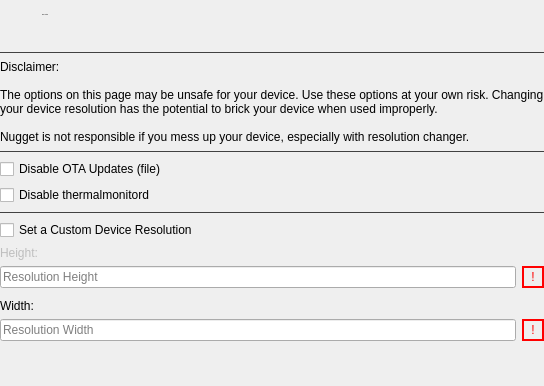
            <widget class="QWidget" name="advancedOptionsPage">
             <layout class="QVBoxLayout" name="verticalLayout_14">
              <property name="leftMargin">
               <number>0</number>
              </property>
              <property name="topMargin">
               <number>0</number>
              </property>
              <property name="rightMargin">
               <number>0</number>
              </property>
              <property name="bottomMargin">
               <number>0</number>
              </property>
              <item>
               <widget class="QWidget" name="horizontalWidget_5" native="true">
                <layout class="QHBoxLayout" name="horizontalLayout_20">
                 <property name="spacing">
                  <number>10</number>
                 </property>
                 <property name="leftMargin">
                  <number>0</number>
                 </property>
                 <property name="topMargin">
                  <number>9</number>
                 </property>
                 <property name="rightMargin">
                  <number>0</number>
                 </property>
                 <property name="bottomMargin">
                  <number>9</number>
                 </property>
                 <item>
                  <widget class="QToolButton" name="toolButton_10">
                   <property name="enabled">
                    <bool>false</bool>
                   </property>
                   <property name="styleSheet">
                    <string notr="true">QToolButton {
	icon-size: 24px;
	background-color: transparent;
	padding-left: 0px;
	padding-right: 5px;
	border-radius: 0px;
}</string>
                   </property>
                   <property name="icon">
                    <iconset resource="resources.qrc">
                     <normaloff>:/icon/star.svg</normaloff>:/icon/star.svg</iconset>
                   </property>
                  </widget>
                 </item>
                 <item>
                  <widget class="QWidget" name="verticalWidget_4" native="true">
                   <layout class="QVBoxLayout" name="verticalLayout_12">
                    <property name="spacing">
                     <number>6</number>
                    </property>
                    <property name="leftMargin">
                     <number>0</number>
                    </property>
                    <property name="topMargin">
                     <number>0</number>
                    </property>
                    <property name="rightMargin">
                     <number>0</number>
                    </property>
                    <property name="bottomMargin">
                     <number>0</number>
                    </property>
                    <item>
                     <widget class="QLabel" name="advancedOptionsLbl">
                      <property name="font">
                       <font>
                        <pointsize>-1</pointsize>
                        <bold>false</bold>
                       </font>
                      </property>
                      <property name="text">
                       <string>Risky Options</string>
                      </property>
                     </widget>
                    </item>
                    <item>
                     <spacer name="verticalSpacer_18">
                      <property name="orientation">
                       <enum>Qt::Vertical</enum>
                      </property>
                      <property name="sizeType">
                       <enum>QSizePolicy::Fixed</enum>
                      </property>
                      <property name="sizeHint" stdset="0">
                       <size>
                        <width>20</width>
                        <height>16</height>
                       </size>
                      </property>
                     </spacer>
                    </item>
                   </layout>
                  </widget>
                 </item>
                 <item>
                  <spacer name="horizontalSpacer_7">
                   <property name="orientation">
                    <enum>Qt::Horizontal</enum>
                   </property>
                   <property name="sizeHint" stdset="0">
                    <size>
                     <width>40</width>
                     <height>20</height>
                    </size>
                   </property>
                  </spacer>
                 </item>
                </layout>
               </widget>
              </item>
              <item>
               <widget class="Line" name="line_12">
                <property name="styleSheet">
                 <string notr="true">QFrame {
	color: #414141;
}</string>
                </property>
                <property name="frameShadow">
                 <enum>QFrame::Plain</enum>
                </property>
                <property name="orientation">
                 <enum>Qt::Horizontal</enum>
                </property>
               </widget>
              </item>
              <item>
               <widget class="QWidget" name="advancedOptionsPageContent" native="true">
                <property name="enabled">
                 <bool>true</bool>
                </property>
                <layout class="QVBoxLayout" name="verticalLayout_13">
                 <property name="leftMargin">
                  <number>0</number>
                 </property>
                 <property name="topMargin">
                  <number>0</number>
                 </property>
                 <property name="rightMargin">
                  <number>0</number>
                 </property>
                 <property name="bottomMargin">
                  <number>0</number>
                 </property>
                 <item>
                  <widget class="QLabel" name="label_17">
                   <property name="text">
                    <string>Disclaimer:

The options on this page may be unsafe for your device. Use these options at your own risk. Changing
your device resolution has the potential to brick your device when used improperly.

Nugget is not responsible if you mess up your device, especially with resolution changer.</string>
                   </property>
                  </widget>
                 </item>
                 <item>
                  <widget class="Line" name="line_19">
                   <property name="styleSheet">
                    <string notr="true">QFrame {
	color: #414141;
}</string>
                   </property>
                   <property name="frameShadow">
                    <enum>QFrame::Plain</enum>
                   </property>
                   <property name="orientation">
                    <enum>Qt::Horizontal</enum>
                   </property>
                  </widget>
                 </item>
                 <item>
                  <widget class="QCheckBox" name="disableOTAChk">
                   <property name="toolTip">
                    <string>Uses the file method. Recommended to disable the daemon instead in the Daemons tab.</string>
                   </property>
                   <property name="text">
                    <string>Disable OTA Updates (file)</string>
                   </property>
                  </widget>
                 </item>
                 <item>
                  <widget class="QCheckBox" name="thermalmonitordChk">
                   <property name="toolTip">
                    <string>Disables temperature monitoring daemon to reduce system checks.

Warning: Disabling will cause the battery to show &quot;Unknown Part&quot; or &quot;Unverified&quot; in Settings.</string>
                   </property>
                   <property name="text">
                    <string>Disable thermalmonitord</string>
                   </property>
                  </widget>
                 </item>
                 <item>
                  <widget class="Line" name="line_18">
                   <property name="styleSheet">
                    <string notr="true">QFrame {
	color: #414141;
}</string>
                   </property>
                   <property name="frameShadow">
                    <enum>QFrame::Plain</enum>
                   </property>
                   <property name="orientation">
                    <enum>Qt::Horizontal</enum>
                   </property>
                  </widget>
                 </item>
                 <item>
                  <widget class="QCheckBox" name="enableResolutionChk">
                   <property name="toolTip">
                    <string>Set a custom device screen resolution.</string>
                   </property>
                   <property name="text">
                    <string>Set a Custom Device Resolution</string>
                   </property>
                  </widget>
                 </item>
                 <item>
                  <widget class="QWidget" name="resChangerContent" native="true">
                   <property name="enabled">
                    <bool>true</bool>
                   </property>
                   <layout class="QVBoxLayout" name="verticalLayout_35">
                    <property name="leftMargin">
                     <number>0</number>
                    </property>
                    <property name="topMargin">
                     <number>0</number>
                    </property>
                    <property name="rightMargin">
                     <number>0</number>
                    </property>
                    <property name="bottomMargin">
                     <number>0</number>
                    </property>
                    <item>
                     <widget class="QLabel" name="resHeightLbl">
                      <property name="enabled">
                       <bool>false</bool>
                      </property>
                      <property name="text">
                       <string>Height:</string>
                      </property>
                     </widget>
                    </item>
                    <item>
                     <layout class="QHBoxLayout" name="horizontalLayout_9">
                      <property name="bottomMargin">
                       <number>5</number>
                      </property>
                      <item>
                       <widget class="QLineEdit" name="resHeightTxt">
                        <property name="enabled">
                         <bool>true</bool>
                        </property>
                        <property name="placeholderText">
                         <string>Resolution Height</string>
                        </property>
                       </widget>
                      </item>
                      <item>
                       <widget class="QLabel" name="resHeightWarningLbl">
                        <property name="minimumSize">
                         <size>
                          <width>22</width>
                          <height>0</height>
                         </size>
                        </property>
                        <property name="styleSheet">
                         <string notr="true">QLabel {
		border: 2px solid red;
		border-radius: 25px;
		color: red;
}</string>
                        </property>
                        <property name="frameShape">
                         <enum>QFrame::NoFrame</enum>
                        </property>
                        <property name="frameShadow">
                         <enum>QFrame::Plain</enum>
                        </property>
                        <property name="text">
                         <string>!</string>
                        </property>
                        <property name="scaledContents">
                         <bool>false</bool>
                        </property>
                        <property name="alignment">
                         <set>Qt::AlignCenter</set>
                        </property>
                       </widget>
                      </item>
                     </layout>
                    </item>
                    <item>
                     <widget class="QLabel" name="resWidthLbl">
                      <property name="text">
                       <string>Width:</string>
                      </property>
                     </widget>
                    </item>
                    <item>
                     <layout class="QVBoxLayout" name="resolutionContent">
                      <property name="bottomMargin">
                       <number>0</number>
                      </property>
                      <item>
                       <layout class="QHBoxLayout" name="horizontalLayout_10">
                        <property name="bottomMargin">
                         <number>5</number>
                        </property>
                        <item>
                         <widget class="QLineEdit" name="resWidthTxt">
                          <property name="placeholderText">
                           <string>Resolution Width</string>
                          </property>
                         </widget>
                        </item>
                        <item>
                         <widget class="QLabel" name="resWidthWarningLbl">
                          <property name="minimumSize">
                           <size>
                            <width>22</width>
                            <height>0</height>
                           </size>
                          </property>
                          <property name="styleSheet">
                           <string notr="true">QLabel {
		border: 2px solid red;
		border-radius: 25px;
		color: red;
}</string>
                          </property>
                          <property name="text">
                           <string>!</string>
                          </property>
                          <property name="alignment">
                           <set>Qt::AlignCenter</set>
                          </property>
                         </widget>
                        </item>
                       </layout>
                      </item>
                     </layout>
                    </item>
                   </layout>
                  </widget>
                 </item>
                 <item>
                  <spacer name="verticalSpacer_6">
                   <property name="orientation">
                    <enum>Qt::Vertical</enum>
                   </property>
                   <property name="sizeHint" stdset="0">
                    <size>
                     <width>20</width>
                     <height>40</height>
                    </size>
                   </property>
                  </spacer>
                 </item>
                </layout>
               </widget>
              </item>
             </layout>
            </widget>
